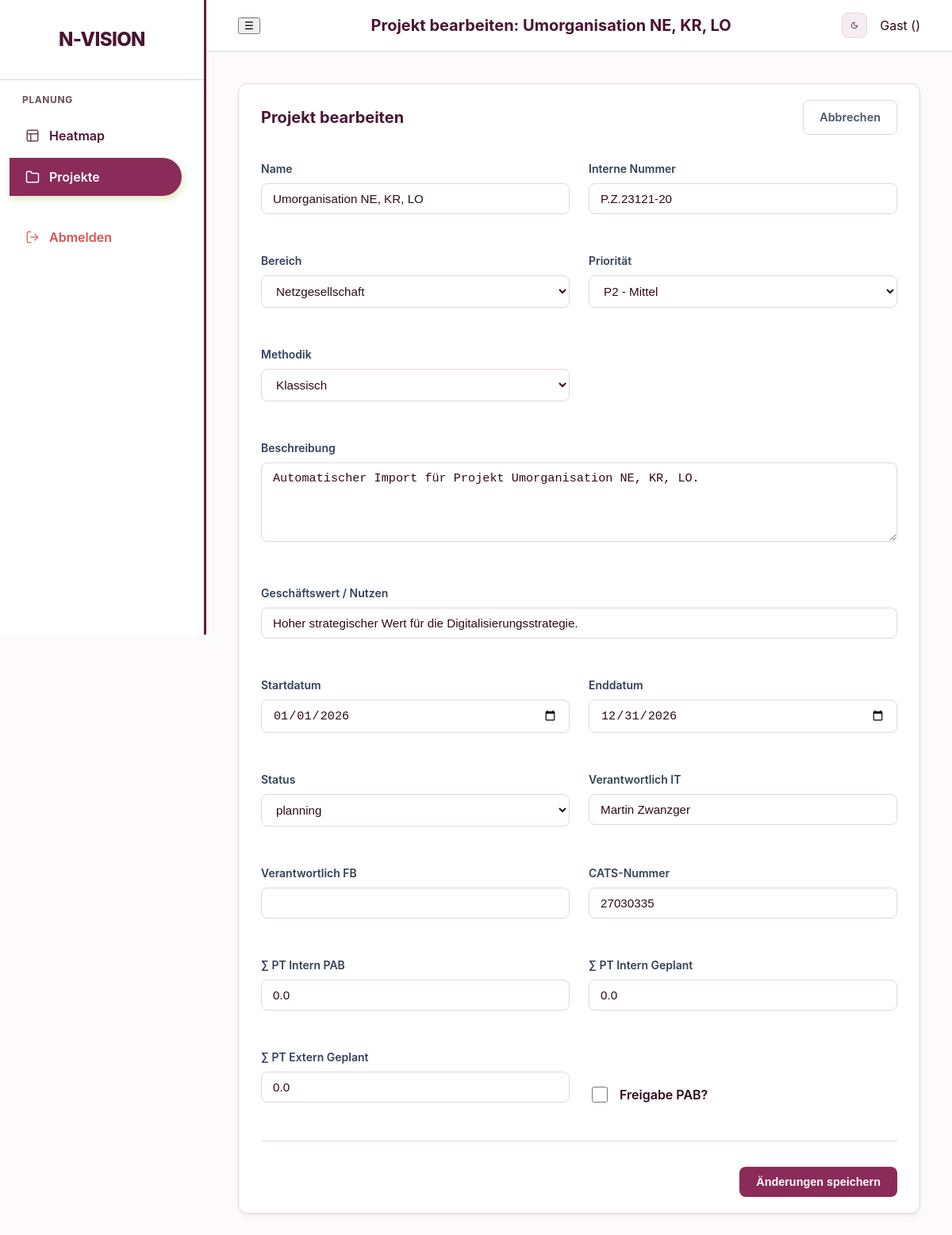
Page /ui/projects/6/edit on the earlier database version.
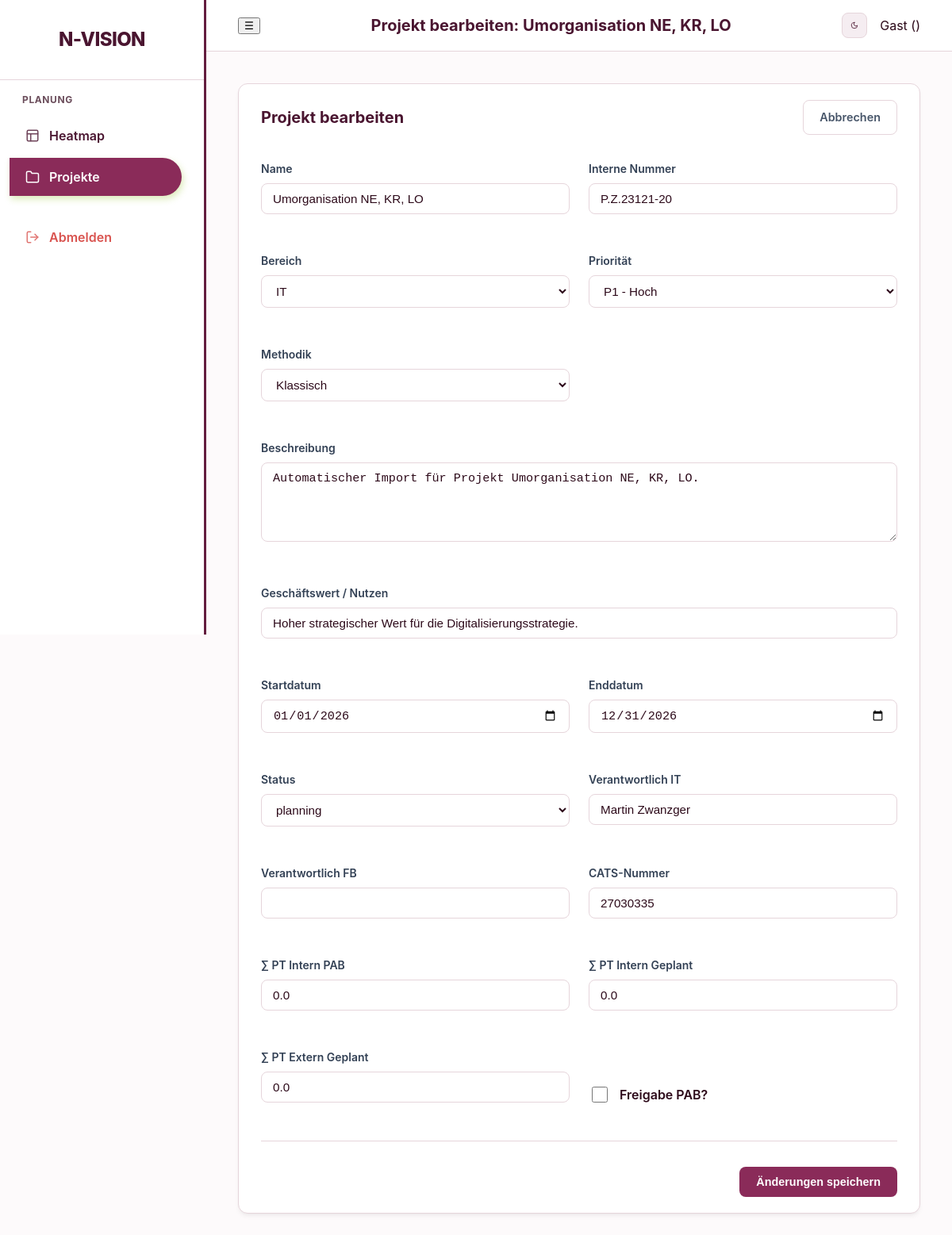
Same page on the later database version.
### models.py (models this page shows)
class Project(Base):
    __tablename__ = "projects"
    id = Column(Integer, primary_key=True, index=True)
    name = Column(String, index=True)
    description = Column(String, nullable=True)
    methodology = Column(Enum(ProjectMethodology), default=ProjectMethodology.CLASSIC)
    business_value = Column(String, nullable=True)
    internal_number = Column(String, nullable=True)
    division = Column(String, nullable=True) # "IT", "Netzgesellschaft", "Vertrieb", "Kraftwerk"
    start_date = Column(Date)
    end_date = Column(Date)
    priority = Column(Integer, default=1) # 1 highest
    status = Column(Enum(ProjectStatus), default=ProjectStatus.PLANNING)
    manager_id = Column(Integer, ForeignKey("employees.id"), nullable=True)
    responsible_it = Column(String, nullable=True)
    responsible_fb = Column(String, nullable=True)
    pab_approval = Column(Integer, default=0) # 0 = No, 1 = Yes
    cats_number = Column(String, nullable=True)
    pt_intern_pab = Column(Float, default=0.0)
    pt_intern_planned = Column(Float, default=0.0)
    pt_extern_planned = Column(Float, default=0.0)
    staffings = relationship("Staffing", back_populates="project")
    bookings = relationship("Booking", back_populates="project")
    milestones = relationship("Milestone", back_populates="project", cascade="all, delete-orphan")

### main.py (the view)
@app.get("/ui/projects/{project_id}/edit", response_class=HTMLResponse)
def ui_edit_project_form(request: Request, project_id: int, db: Session = Depends(get_db)):
    project = db.query(models.Project).filter(models.Project.id == project_id).first()
    if not project:
        raise HTTPException(status_code=404, detail="Project not found")
    return templates.TemplateResponse(
        request=request, name="project_edit.html", context={
            "project": project,
            "active_page": "projects"
        }
    )

### templates/project_edit.html (shortened to what the changed rows need)
{% extends "base.html" %}
{% set title = "Projekt bearbeiten: " ~ project.name %}
{% block content %}
<div class="card">
    <div style="display: flex; justify-content: space-between; align-items: center; margin-bottom: 2rem;">
        <h2 style="margin: 0;">Projekt bearbeiten</h2>
    </div>
    <form action="/ui/projects/{{ project.id }}/edit" method="post" style="display: grid; grid-template-columns: repeat(auto-fill, minmax(300px, 1fr)); gap: 1.5rem; align-items: start;">
        <div class="form-group">
            <label>Name</label>
            <input type="text" name="name" value="{{ project.name }}" required>
        </div>
        <div class="form-group">
            <label>Interne Nummer</label>
            <input type="text" name="internal_number" value="{{ project.internal_number if project.internal_number else '' }}">
        </div>
        <div class="form-group">
            <label>Bereich</label>
            <select name="division">
                <option value="IT" {% if project.division == 'IT' %}selected{% endif %}>IT</option>
                <option value="Netzgesellschaft" {% if project.division == 'Netzgesellschaft' %}selected{% endif %}>Netzgesellschaft</option>
            </select>
        </div>
        <div class="form-group">
            <label>Priorität</label>
            <select name="priority">
                <option value="1" {% if project.priority == 1 %}selected{% endif %}>P1 - Hoch</option>
                <option value="2" {% if project.priority == 2 %}selected{% endif %}>P2 - Mittel</option>
            </select>
        </div>
        <div class="form-group" style="grid-column: span 2;">
            <label>Beschreibung</label>
            <textarea name="description" style="height: 100px;">{{ project.description if project.description else '' }}</textarea>
        </div>
        <div class="form-group" style="grid-column: span 2;">
            <label>Geschäftswert / Nutzen</label>
            <input type="text" name="business_value" value="{{ project.business_value if project.business_value else '' }}">
        </div>
        <div class="form-group">
            <label>Startdatum</label>
            <input type="date" name="start_date" value="{{ project.start_date }}" required>
        </div>
        <div class="form-group">
            <label>Enddatum</label>
            <input type="date" name="end_date" value="{{ project.end_date }}" required>
        </div>
        <div class="form-group">
            <label>Verantwortlich IT</label>
            <input type="text" name="responsible_it" value="{{ project.responsible_it if project.responsible_it else '' }}">
        </div>
        <div class="form-group">
            <label>CATS-Nummer</label>
            <input type="text" name="cats_number" value="{{ project.cats_number if project.cats_number else '' }}">
        </div>
        <div class="form-group">
            <label>∑ PT Intern PAB</label>
            <input type="number" name="pt_intern_pab" step="0.5" value="{{ project.pt_intern_pab }}">
        </div>
        <div class="form-group">
            <label>∑ PT Intern Geplant</label>
            <input type="number" name="pt_intern_planned" step="0.5" value="{{ project.pt_intern_planned }}">
        </div>
        <div class="form-group">
            <label>∑ PT Extern Geplant</label>
            <input type="number" name="pt_extern_planned" step="0.5" value="{{ project.pt_extern_planned }}">
        </div>
    </form>
</div>
{% endblock %}

Differences in the rows shown:
changed Project "Umorganisation NE, KR, LO": division "Netzgesellschaft" → "IT"; priority "P2 - Mittel" → "P1 - Hoch"
